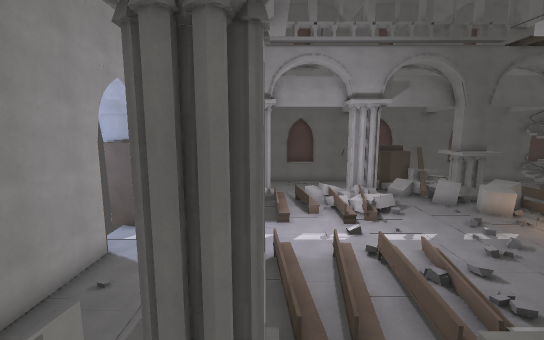
view 1 (above)

21 first-person views from a walk through a level from a Godot 3-D game. The camera is 1.5 m above the floor, tilts 8° down and sees 90° across. The floor is counted in squares, 1 m on a side. Each view is taken from the middle of a square. On the plan, view 1 faces up. The plan holds only what a view shows up to about 14 squares ahead; the rest is blank. The place goes on beyond the plan. Characters and animated objects are not drawn.

view 2
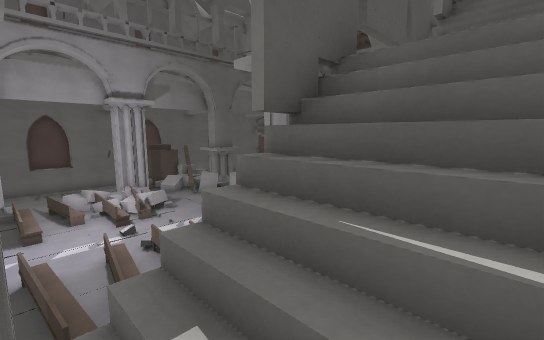

view 3
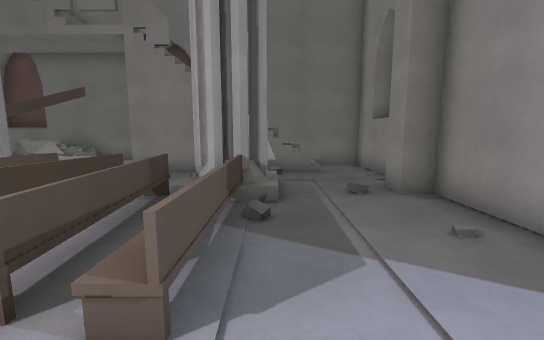

view 4
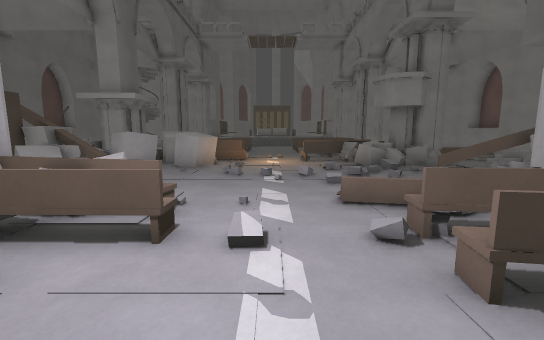

view 5
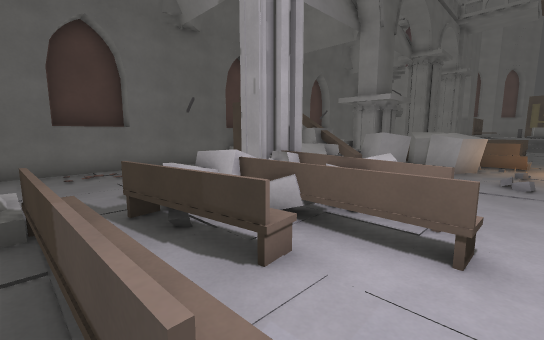

view 6
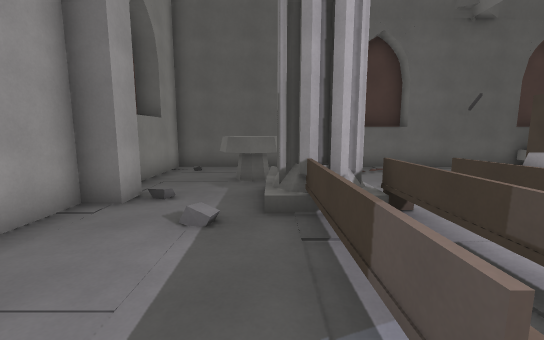

view 7
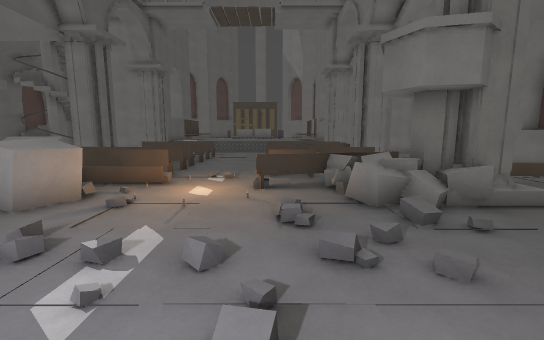

view 8
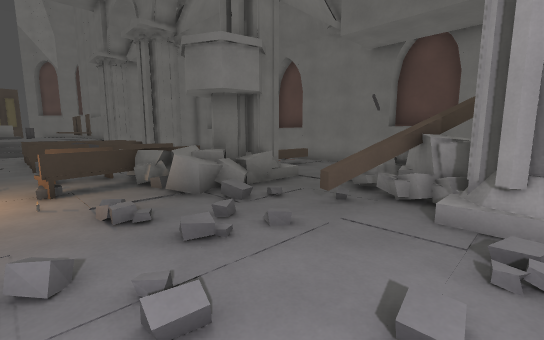

view 9
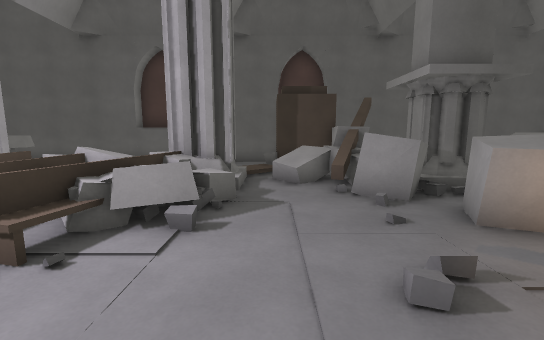

view 10
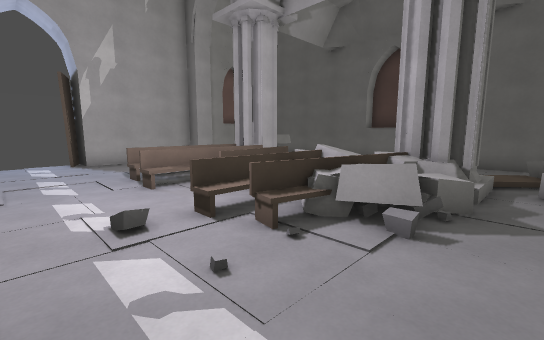

view 11
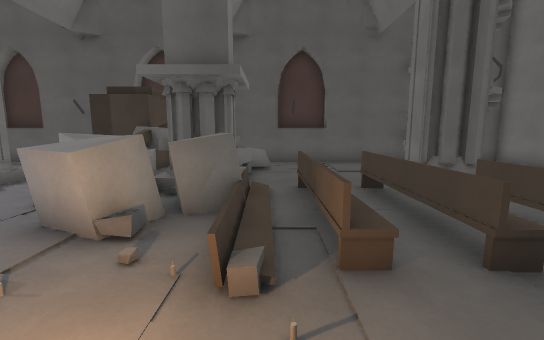

view 12
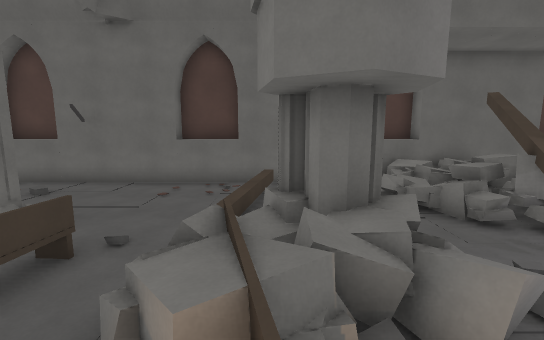

view 13
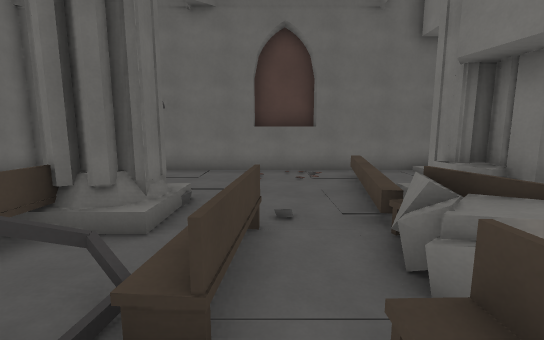

view 14
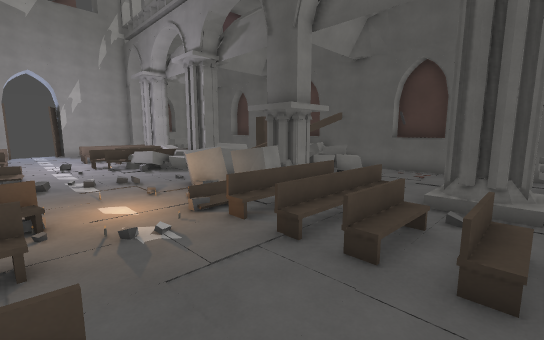

view 15
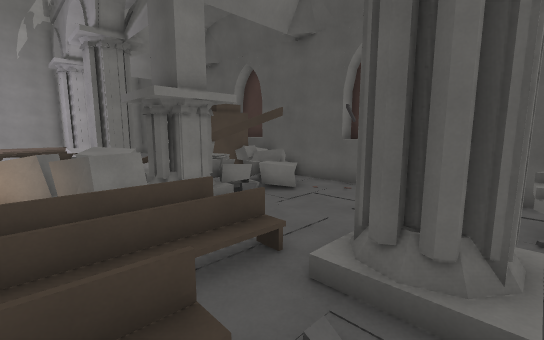

view 16
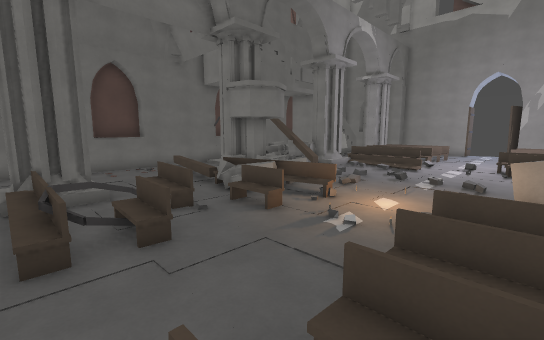

view 17
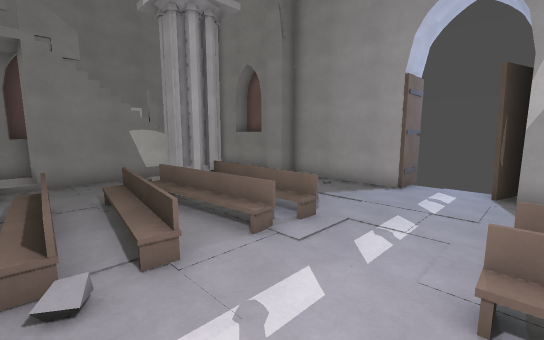

view 18
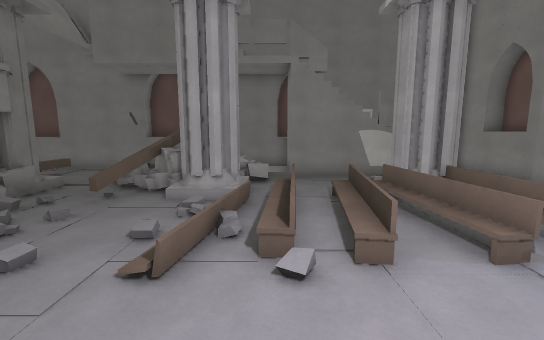

view 19
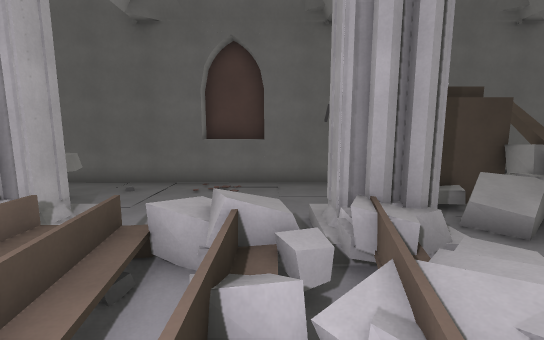

view 20
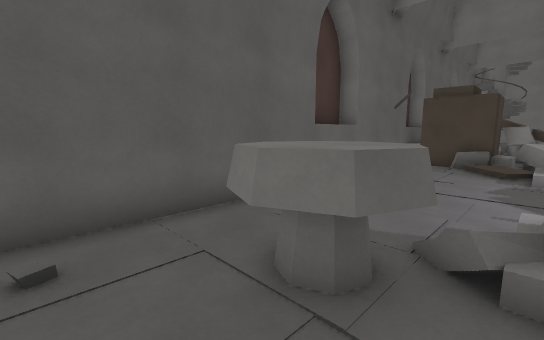

view 21
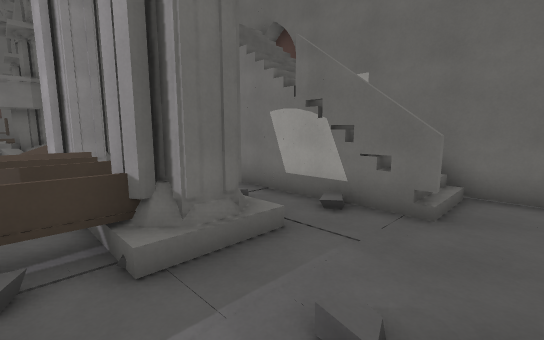

### Floor plan
Key: @ floor where view 1 was taken; # wall or solid block; x gap in a wall; . main floor; : floor 0.25 m higher than the main floor; - floor 0.25 m lower than the main floor; + floor 0.75 m higher than the main floor; / step, stairs or slope; = window, fence, low wall or low ledge; ^ raised ledge; v drop or lower ground; O other object.
Columns run from 6 left of view 1 to 21 right of it. Each row starts with its distance up from view 1.
 24 ################ ###########
 23 #......--......# # =...... .
 22 #.... .----...#  ##^^..... #
 21 #..^^....--../####^^^=--.  #
 20 #--^^.......///####==.---  -
 19 #--.# O....////=##=#O...-  /
 18 #...###..=.##//===###...-/#x
 17 #...O#O/=#==#/..=^=##//.////
 16 #....///=#====...^#^^//././-
 15 #....///===#=--...^^^////==/
 14 #....///=.//=--...^x=////O./
 13 #....///../=.--....--//=/O./
 12 #............--..--../..----
 11 .....--....----..-- ../.----
 10 -....--..----.............--
  9 #..--/=.=//-/......./.O..=./
  8 #..--///O./=/....--.=.O-.O//
  7 #..--///=.//-..:.-=/==-=/==/
  6 #..-//./O.///..--.=^==.//../
  5 #..-/#/#O//=#O.=-.=#==./////
  4 #.../#/....###^---###^././#x
  3 #...///....O#^^x--O##^..-/
  2 #.....//..=O#^^==...x-..--
  1 #./==xvv#x==#=v+/=..^-....--
  0 #.////@///  //=// .-^.----..
 -1 #.//  ////  //==  .--.----..
 -2 ###############^############

Where each view was taken, in squares from view 1:
view 1: 0 up, 0 right, facing up
view 2: 1 down, 0 right, facing up-right
view 3: 11 up, 2 left, facing down
view 4: 11 up, 0 right, facing right
view 5: 12 up, 0 right, facing up-right
view 6: 12 up, 2 left, facing up
view 7: 9 up, 6 right, facing right
view 8: 10 up, 6 right, facing down-right
view 9: 10 up, 8 right, facing up
view 10: 10 up, 8 right, facing up-left
view 11: 10 up, 15 right, facing up
view 12: 9 up, 14 right, facing down
view 13: 9 up, 17 right, facing down
view 14: 9 up, 21 right, facing up-left
view 15: 14 up, 21 right, facing up-left
view 16: 14 up, 21 right, facing down-left
view 17: 13 up, 4 right, facing down-left
view 18: 13 up, 4 right, facing down
view 19: 13 up, 4 right, facing up
view 20: 19 up, 5 left, facing up-right
view 21: 6 up, 5 left, facing down-right
